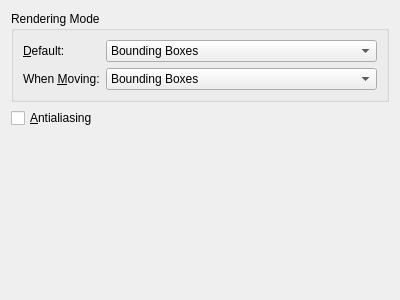
<ui version="4.0" >
 <class>KonstruktorConfigDisplayForm</class>
 <widget class="QWidget" name="KonstruktorConfigDisplayForm" >
  <property name="geometry" >
   <rect>
    <x>0</x>
    <y>0</y>
    <width>400</width>
    <height>300</height>
   </rect>
  </property>
  <layout class="QVBoxLayout" name="verticalLayout" >
   <item>
    <widget class="QGroupBox" name="groupBox" >
     <property name="title" >
      <string>Rendering Mode</string>
     </property>
     <layout class="QFormLayout" name="formLayout" >
      <item row="0" column="0" >
       <widget class="QLabel" name="label" >
        <property name="text" >
         <string>&amp;Default:</string>
        </property>
        <property name="buddy" >
         <cstring>renderingModeDefault</cstring>
        </property>
       </widget>
      </item>
      <item row="0" column="1" >
       <widget class="QComboBox" name="renderingModeDefault" >
        <item>
         <property name="text" >
          <string>Bounding Boxes</string>
         </property>
        </item>
        <item>
         <property name="text" >
          <string>Edges Only</string>
         </property>
        </item>
        <item>
         <property name="text" >
          <string>Full Model</string>
         </property>
        </item>
       </widget>
      </item>
      <item row="1" column="0" >
       <widget class="QLabel" name="label_2" >
        <property name="text" >
         <string>When &amp;Moving:</string>
        </property>
        <property name="buddy" >
         <cstring>renderingModeMoving</cstring>
        </property>
       </widget>
      </item>
      <item row="1" column="1" >
       <widget class="QComboBox" name="renderingModeMoving" >
        <item>
         <property name="text" >
          <string>Bounding Boxes</string>
         </property>
        </item>
        <item>
         <property name="text" >
          <string>Edges Only</string>
         </property>
        </item>
        <item>
         <property name="text" >
          <string>Full Model</string>
         </property>
        </item>
       </widget>
      </item>
     </layout>
    </widget>
   </item>
   <item>
    <widget class="QCheckBox" name="checkBox" >
     <property name="text" >
      <string>&amp;Antialiasing</string>
     </property>
    </widget>
   </item>
   <item>
    <spacer name="verticalSpacer" >
     <property name="orientation" >
      <enum>Qt::Vertical</enum>
     </property>
     <property name="sizeHint" stdset="0" >
      <size>
       <width>20</width>
       <height>149</height>
      </size>
     </property>
    </spacer>
   </item>
  </layout>
 </widget>
 <resources/>
 <connections/>
</ui>
